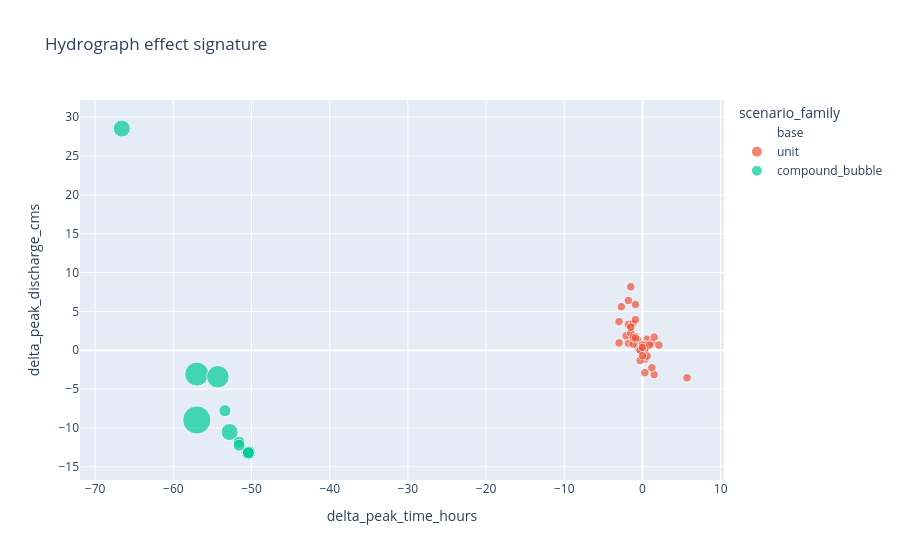
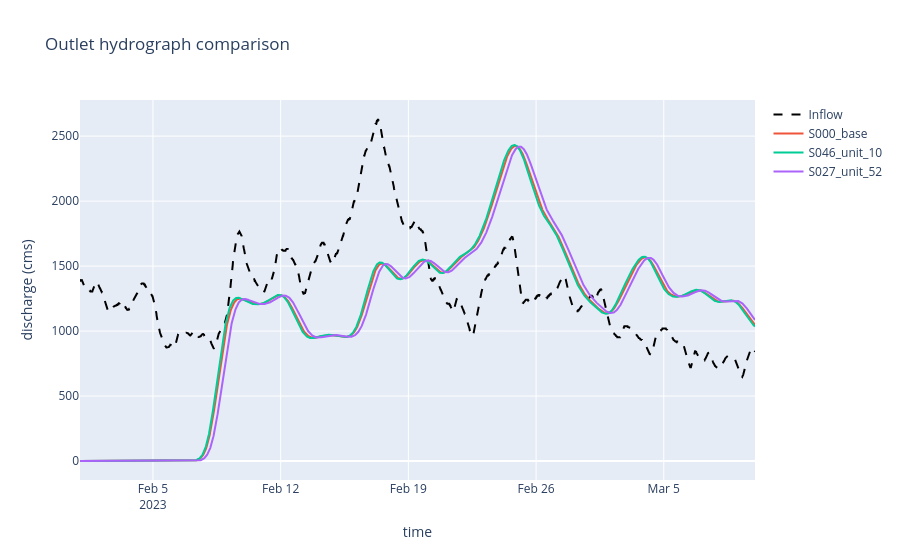

Notebook source saved alongside these figures, in order:
### Code cell
from pathlib import Path

from rapid_tools.analysis import (
    build_combined_analysis_frame,
    plot_effect_signature,
    plot_hydrograph_overlay,
    write_wave_gif,
)

indep_dir = Path("/Users/6256481/Code/river-hierarchy/network_variants/output/03_indep")
compound_dir = Path("/Users/6256481/Code/river-hierarchy/network_variants/output/03_compound_bubbles")

analysis = build_combined_analysis_frame(indep_dir, compound_dir)

fig = plot_effect_signature(analysis)
fig.show()

fig2 = plot_hydrograph_overlay(indep_dir, ["S046_unit_10", "S027_unit_52"])
fig2.show()

### Figure 1 — Plotly figure (JSON) as saved in the notebook; plotly's stock layout.template omitted (floating-point values rounded to 4 significant figures)
{"data": [{"hovertemplate": "<b>%{hovertext}</b><br><br>scenario_family=base<br>delta_peak_time_hours=%{x}<br>delta_peak_discharge_cms=%{y}<br>selected_unit_count=%{marker.size}<extra></extra>", "hovertext": ["S000_base", "S000_base"], "legendgroup": "base", "marker": {"color": "#636efa", "size": [0, 0], "sizemode": "area", "sizeref": 0.0275, "symbol": "circle"}, "mode": "markers", "name": "base", "orientation": "v", "showlegend": true, "type": "scatter", "x": [0.0, 0.0], "xaxis": "x", "y": [0.0, 0.0], "yaxis": "y"}, {"hovertemplate": "<b>%{hovertext}</b><br><br>scenario_family=unit<br>delta_peak_time_hours=%{x}<br>delta_peak_discharge_cms=%{y}<br>selected_unit_count=%{marker.size}<extra></extra>", "hovertext": ["S001_unit_28", "S002_unit_33", "S003_unit_29", "S004_unit_2", "S005_unit_16", "S006_unit_23", "S007_unit_24", "S008_unit_18", "S009_unit_25", "S010_unit_34", "S011_unit_6", "S012_unit_40", "S013_unit_14", "S015_unit_17", "S016_unit_37", "S017_unit_7", "S018_unit_3", "S019_unit_42", "S020_unit_27", "S021_unit_38", "S023_unit_11", "S024_unit_8", "S025_unit_44", "S026_unit_4", "S027_unit_52", "S028_unit_41", "S029_unit_36", "S030_unit_39", "S031_unit_45", "S032_unit_35", "S033_unit_50", "S034_unit_26", "S035_unit_1", "S036_unit_21", "S037_unit_30", "S038_unit_22", "S039_unit_9", "S040_unit_32", "S041_unit_20", "S042_unit_43", "S043_unit_12", "S044_unit_19", "S045_unit_47", "S046_unit_10", "S047_unit_48", "S048_unit_15", "S049_unit_49", "S050_unit_31", "S051_unit_51", "S052_unit_46"], "legendgroup": "unit", "marker": {"color": "#EF553B", "size": [1, 1, 1, 1, 1, 1, 1, 1, 1, 1, 1, 1, 1, 1, 1, 1, 1, 1, 1, 1, 1, 1, 1, 1, 1, 1, 1, 1, 1, 1, 1, 1, 1, 1, 1, 1, 1, 1, 1, 1, 1, 1, 1, 1, 1, 1, 1, 1, 1, 1], "sizemode": "area", "sizeref": 0.0275, "symbol": "circle"}, "mode": "markers", "name": "unit", "orientation": "v", "showlegend": true, "type": "scatter", "x": [-1.5, -0.3, -1.2, -1.8, -0.6, 0.3, -1.8, 0.6, -2.1, 0.0, 0.0, 0.0, -0.9, 0.3, -0.3, -0.6, 0.0, 0.3, -1.2, 0.0, 0.3, 0.3, 1.5, -1.5, 5.7, 0.0, 0.3, 0.6, -0.3, 0.0, -0.3, -3.0, -0.9, 1.2, 0.0, 2.1, 1.2, 0.0, -1.2, -1.2, -1.5, 0.3, -0.9, -1.5, 1.5, 0.9, -0.9, -3.0, -2.7, -1.8], "xaxis": "x", "y": [2.892, 0.08602, 1.859, 3.33, 0.3893, 0.2684, 0.9087, 1.409, 1.857, 0.0645, -0.2528, -0.01131, 1.773, -1.139, -0.01518, 1.318, 0.6945, 0.03317, 0.7971, 0.07544, 0.7186, 0.2088, -3.131, 2.207, -3.542, 0.6547, 0.1283, -0.7353, -1.323, 0.2649, -0.02815, 3.677, 5.888, 0.9344, 0.3839, 0.6629, -2.256, -0.6981, 3.484, 1.629, 2.968, -2.884, 3.935, 8.17, 1.689, 0.659, 1.566, 0.9453, 5.599, 6.392], "yaxis": "y"}, {"hovertemplate": "<b>%{hovertext}</b><br><br>scenario_family=compound_bubble<br>delta_peak_time_hours=%{x}<br>delta_peak_discharge_cms=%{y}<br>selected_unit_count=%{marker.size}<extra></extra>", "hovertext": ["CB001_bubble_13", "CB002_bubble_15", "CB003_bubble_10", "CB004_bubble_6", "CB005_bubble_9", "CB006_bubble_5", "CB007_bubble_1", "CB008_bubble_2", "CB009_bubble_7", "CB010_bubble_14", "CB011_bubble_16"], "legendgroup": "compound_bubble", "marker": {"color": "#00cc96", "size": [11, 8, 7, 4, 4, 3, 2, 2, 2, 2, 2], "sizemode": "area", "sizeref": 0.0275, "symbol": "circle"}, "mode": "markers", "name": "compound_bubble", "orientation": "v", "showlegend": true, "type": "scatter", "x": [-57.0, -57.0, -54.3, -66.6, -52.8, -50.4, -50.4, -50.4, -51.6, -51.6, -53.4], "xaxis": "x", "y": [-8.971, -3.071, -3.414, 28.53, -10.53, -13.19, -13.19, -13.19, -11.83, -12.21, -7.786], "yaxis": "y"}], "layout": {"legend": {"itemsizing": "constant", "title": {"text": "scenario_family"}, "tracegroupgap": 0}, "title": {"text": "Hydrograph effect signature"}, "xaxis": {"anchor": "y", "domain": [0, 1], "title": {"text": "delta_peak_time_hours"}}, "yaxis": {"anchor": "x", "domain": [0, 1], "title": {"text": "delta_peak_discharge_cms"}}}}

### Figure 2 — Plotly figure (JSON) as saved in the notebook; plotly's stock layout.template omitted (floating-point values rounded to 4 significant figures; data arrays with more than 128 entries replaced by an {"elided": "..."} marker saying what was removed)
{"data": [{"line": {"color": "black", "dash": "dash"}, "mode": "lines", "name": "Inflow", "type": "scatter", "x": {"elided": "2961 str values"}, "y": {"elided": "2961 float values"}}, {"mode": "lines", "name": "S000_base", "type": "scatter", "x": {"elided": "2961 str values"}, "y": {"elided": "2961 float values"}}, {"mode": "lines", "name": "S046_unit_10", "type": "scatter", "x": {"elided": "2961 str values"}, "y": {"elided": "2961 float values"}}, {"mode": "lines", "name": "S027_unit_52", "type": "scatter", "x": {"elided": "2961 str values"}, "y": {"elided": "2961 float values"}}], "layout": {"title": {"text": "Outlet hydrograph comparison"}, "xaxis": {"title": {"text": "time"}}, "yaxis": {"title": {"text": "discharge (cms)"}}}}
